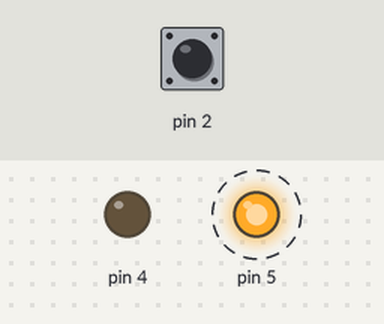
This sketch was run on a simulated Arduino Uno, built with avr-gcc and run on an emulated ATmega328P. Parts: output pins drawn as LEDs (lit = HIGH). Dashed ring = blinking. Inputs (shaded band) come from the test bench; at power-on: pin 2 HIGH.

Above: at 5.05 s.
5.1 s: pin 2 pulled LOW for 3.2 s
At 6.0 s:
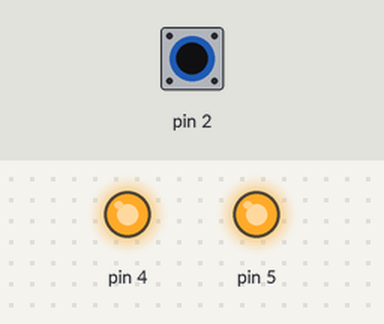
At 9.75 s:
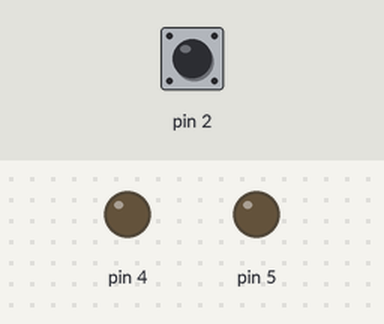
10.6 s: pin 2 pulled LOW for 0.15 s
At 11.3 s:
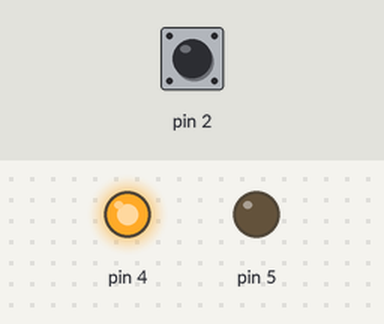
Timing chart, 0 to 19.6 s (numbered marks = the images above; inputs shaded):
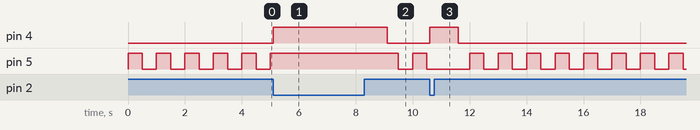

Measured:
- after the input at 5.1 s, pin 4: LOW → HIGH at once, → LOW 4.0 s later
- after the input at 10.6 s, pin 4: LOW → HIGH at once, → LOW 1.0 s later
- by itself, pin 5: alternates HIGH for 0.50 s and LOW for 0.50 s

The sketch:

circuit.ino
```cpp
ISR(INT0_vect) {
  PORTD |= 0b00010000;
  _delay_ms(1000);
  PORTD &= ~(0b00010000);
}

int main() {
  DDRD = 0b00110000;
  PORTD = 1 << PD2;

  EICRA = 0b00001000;
  EIMSK = 0b00000001;

  sei();

  for (;;) {
    PORTD ^= 0b00100000;
    _delay_ms(500);
  }

  return 0;
}
```
